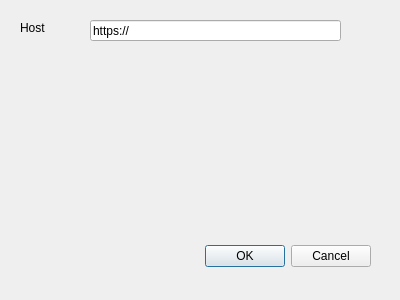
<?xml version="1.0" encoding="UTF-8"?>
<ui version="4.0">
 <class>MisskeyOauthWindow</class>
 <widget class="QDialog" name="MisskeyOauthWindow">
  <property name="geometry">
   <rect>
    <x>0</x>
    <y>0</y>
    <width>400</width>
    <height>300</height>
   </rect>
  </property>
  <property name="windowTitle">
   <string>Dialog</string>
  </property>
  <widget class="QDialogButtonBox" name="buttonBox">
   <property name="geometry">
    <rect>
     <x>30</x>
     <y>240</y>
     <width>341</width>
     <height>32</height>
    </rect>
   </property>
   <property name="orientation">
    <enum>Qt::Orientation::Horizontal</enum>
   </property>
   <property name="standardButtons">
    <set>QDialogButtonBox::StandardButton::Cancel|QDialogButtonBox::StandardButton::Ok</set>
   </property>
  </widget>
  <widget class="QLineEdit" name="hostLineEdit">
   <property name="geometry">
    <rect>
     <x>90</x>
     <y>20</y>
     <width>251</width>
     <height>21</height>
    </rect>
   </property>
   <property name="text">
    <string>https://</string>
   </property>
  </widget>
  <widget class="QLabel" name="label">
   <property name="geometry">
    <rect>
     <x>20</x>
     <y>20</y>
     <width>58</width>
     <height>16</height>
    </rect>
   </property>
   <property name="text">
    <string>Host</string>
   </property>
  </widget>
 </widget>
 <resources/>
 <connections>
  <connection>
   <sender>buttonBox</sender>
   <signal>accepted()</signal>
   <receiver>MisskeyOauthWindow</receiver>
   <slot>accept()</slot>
   <hints>
    <hint type="sourcelabel">
     <x>248</x>
     <y>254</y>
    </hint>
    <hint type="destinationlabel">
     <x>157</x>
     <y>274</y>
    </hint>
   </hints>
  </connection>
  <connection>
   <sender>buttonBox</sender>
   <signal>rejected()</signal>
   <receiver>MisskeyOauthWindow</receiver>
   <slot>reject()</slot>
   <hints>
    <hint type="sourcelabel">
     <x>316</x>
     <y>260</y>
    </hint>
    <hint type="destinationlabel">
     <x>286</x>
     <y>274</y>
    </hint>
   </hints>
  </connection>
 </connections>
</ui>
